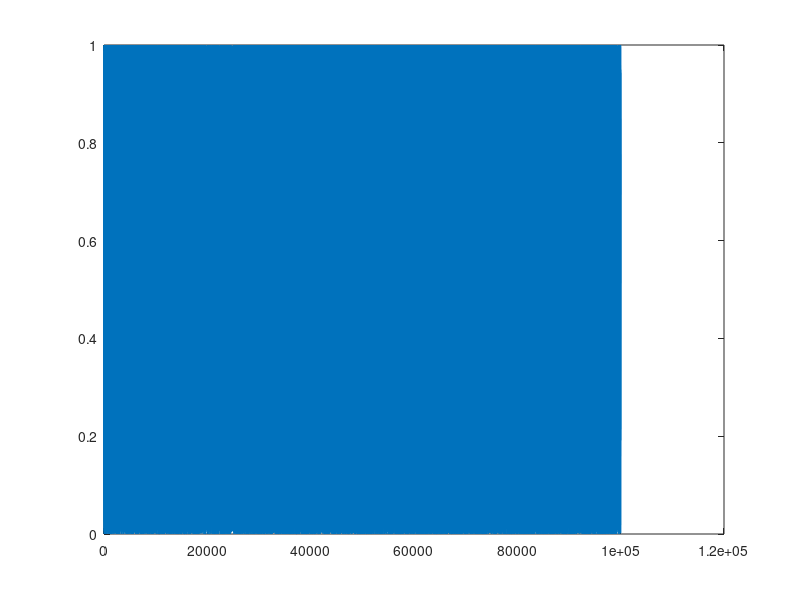

MATLAB code for this plot: (Note: this script raises an error after producing the figure.)
clearvars; close all; clc;

x = rand;

%This will produce the time portrait
for i = 1:100000 %Time series does not necessarily depend on time. Future value of system depends on current value of the system
    x = [x; 4*x(end)*(1-x(end))]; %Find a new X and stack it on the bottom, the take the last number found and find the new x and put it on the bottom, etc.
end

plot(x)

% x = rand(size(x));
L = discretize(x, 20); %This simplifies the real numbers. Categorizes the data. Takes the decimals and rounds up to a whole number

L1 = L(1:end-1);
L2 = L(2:end);

Ln = [L1, L2]; %One column is current state, the next is the future state. A 2 dimensional histogram

T = accumarray(Ln, 1); %take this histogram and put everyhting in a matrix. This shows our time series is not random
%It is not random because it has a structured and symmetrical shape. If it
%was random, there would be points everywhere.The states here are very
%deterministic. If you are in 1, there is a 75% chance that you will stay
%in one. A lesser chance to move to 2 in 1

G = digraph(T);

p = plot(G)

layout(p, "circle")

p.EdgeCData = T(~~T(:));
% p.EdgeCData = randi([1 10], sum(~~T(:)), 1); %colors the edges of the graph. If you sum these 1s, they will tell you the value of non-zero elements
% p.NodeCData = randi([1 10], 20, 1); %create a new graph with the data 
colorbar

p.LineWidth = rescale(T(~~T(:)), 1, 5); %Adds a thickness to the line and makes it proportional 

%imagesc(T) 

% spy(T)

%colorbar

% v1 = x(1:end-1); %Take values from teh beginning to the value before the last
% v2 = x(2:end)
% 
% plot(v1, v2, '.b') %this will plot x as the x(n) and the y axis is x(n+1) (I think)

%3D version
% v1 = x(1:end-2); %Take values from teh beginning to the value before the last
% v2 = x(2:end-1);
% v3 = x(3:end);
% 
% box on
% grid on

% plot3(v1,v2,v3, '.b')